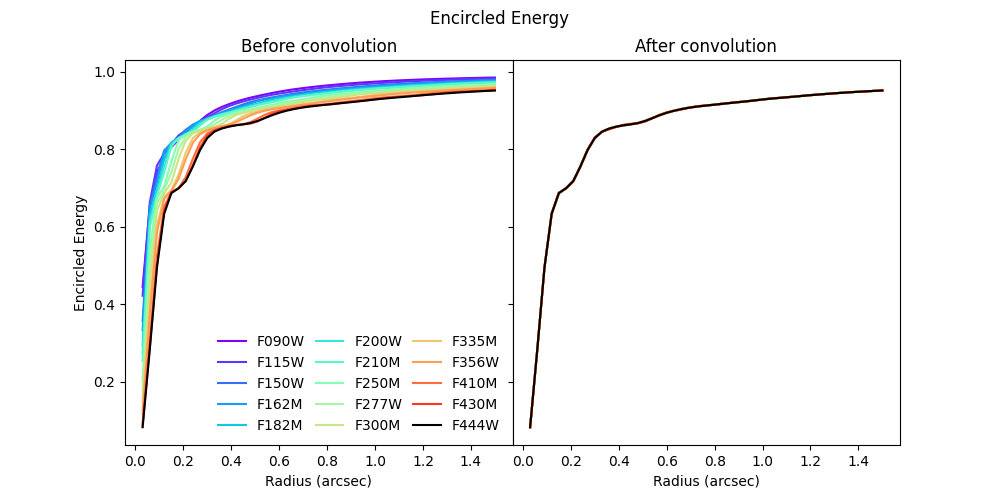

Reproduce this figure in Python.
import matplotlib.pyplot as plt
import numpy as np
from astropy.convolution import convolve_fft
from astropy.io import fits
from photutils.aperture import CircularAperture
from photutils.centroids import centroid_2dg

filters = [
    "F090W",
    "F115W",
    "F150W",
    "F162M",
    "F182M",
    "F200W",
    "F210M",
    "F250M",
    "F277W",
    "F300M",
    "F335M",
    "F356W",
    "F410M",
    "F430M",
]
cmap = plt.get_cmap("rainbow")
fig, ax = plt.subplots(1, 2, figsize=(10, 5), sharey=True)

ax[0].set_title("Before convolution")
ax[1].set_title("After convolution")
fig.suptitle("Encircled Energy")
fig.subplots_adjust(wspace=0)
radii = np.linspace(1, 1.5 / 0.03, 50)
radii_arcsec = radii * 0.03

psf_f444w = fits.open("webbpsf/F444W_PSF_003.fits")[0].data
center = centroid_2dg(psf_f444w)
flux_f444w = np.array(
    [
        aperture.do_photometry(psf_f444w)[0]
        for aperture in [
            CircularAperture(center, r=radius) for radius in radii
        ]
    ]
)

# print('F444W', np.sum(psf_f444w))
for i, filter in enumerate(filters):
    psf = fits.open(f"webbpsf/{filter}_PSF_003.fits")[0].data
    kernel = fits.open(f"kernel_003_{filter}toF444W.fits")[0].data
    size = psf.shape[0]
    print("Filter:", filter, "Sum:", np.sum(psf))
    center_old = (size - 1) / 2
    print(center_old, center)
    center = centroid_2dg(psf)

    encircled_energy_before = []
    print(kernel.shape, psf.shape)
    psf_convolved = convolve_fft(psf, kernel, normalize_kernel=True)
    encircled_energy_after = []
    for radius in radii:
        aperture = CircularAperture(center, r=radius)
        encircled_energy_before.append(aperture.do_photometry(psf)[0])
        encircled_energy_after.append(aperture.do_photometry(psf_convolved)[0])
    encircled_energy_before = np.array(encircled_energy_before) / np.sum(psf)
    encircled_energy_after = np.array(encircled_energy_after) / np.sum(
        psf_convolved
    )

    ax[0].plot(
        radii_arcsec,
        encircled_energy_before,
        label=filter,
        color=cmap(i / len(filters)),
    )
    ax[1].plot(
        radii_arcsec,
        encircled_energy_after,
        label=filter,
        color=cmap(i / len(filters)),
    )

# F444W
ax[0].plot(
    radii_arcsec, flux_f444w / np.sum(psf_f444w), label="F444W", color="black"
)
ax[1].plot(
    radii_arcsec, flux_f444w / np.sum(psf_f444w), label="F444W", color="black"
)

ax[0].set_xlabel("Radius (arcsec)")
ax[0].set_ylabel("Encircled Energy")
ax[1].set_xlabel("Radius (arcsec)")
ax[0].legend(ncol=3, loc="lower right", columnspacing=0.75, frameon=False)
fig.savefig("encircled_energy.png")
